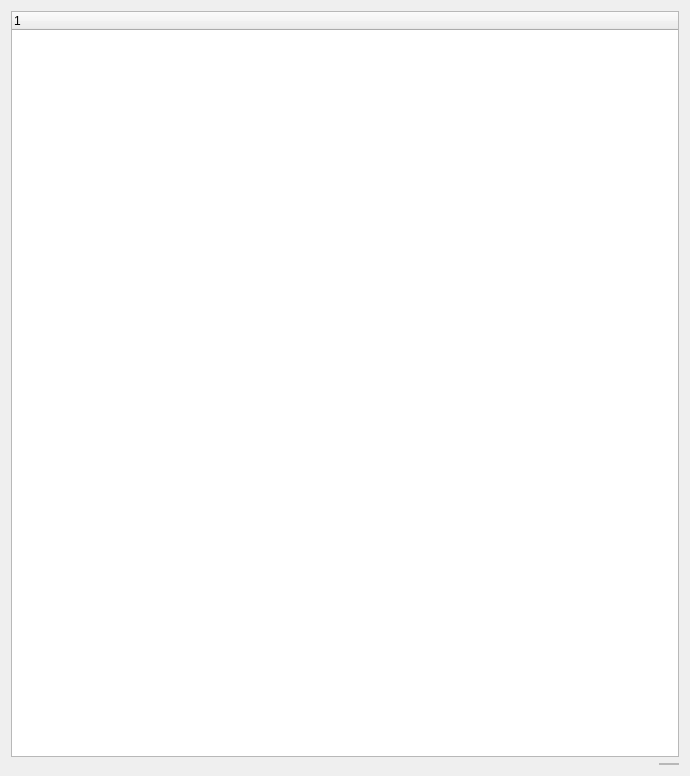
<?xml version="1.0" encoding="UTF-8"?>
<ui version="4.0">
 <class>Form</class>
 <widget class="QWidget" name="Form">
  <property name="geometry">
   <rect>
    <x>0</x>
    <y>0</y>
    <width>690</width>
    <height>776</height>
   </rect>
  </property>
  <property name="windowTitle">
   <string>Form</string>
  </property>
  <layout class="QGridLayout" name="gridLayout">
   <item row="0" column="0">
    <widget class="QTreeWidget" name="tree">
     <property name="itemsExpandable">
      <bool>false</bool>
     </property>
     <property name="expandsOnDoubleClick">
      <bool>false</bool>
     </property>
     <column>
      <property name="text">
       <string notr="true">1</string>
      </property>
     </column>
    </widget>
   </item>
   <item row="1" column="0" alignment="Qt::AlignRight">
    <widget class="QFrame" name="frame_2">
     <property name="frameShape">
      <enum>QFrame::StyledPanel</enum>
     </property>
     <property name="frameShadow">
      <enum>QFrame::Raised</enum>
     </property>
     <layout class="QGridLayout" name="gridLayout_2">
      <property name="topMargin">
       <number>0</number>
      </property>
      <property name="bottomMargin">
       <number>0</number>
      </property>
     </layout>
    </widget>
   </item>
  </layout>
 </widget>
 <resources/>
 <connections/>
</ui>
